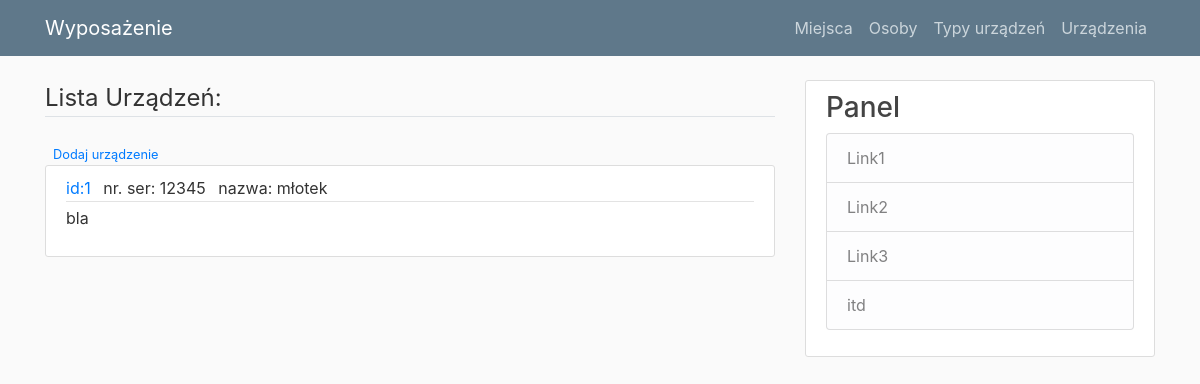
Page /home on the earlier database version.
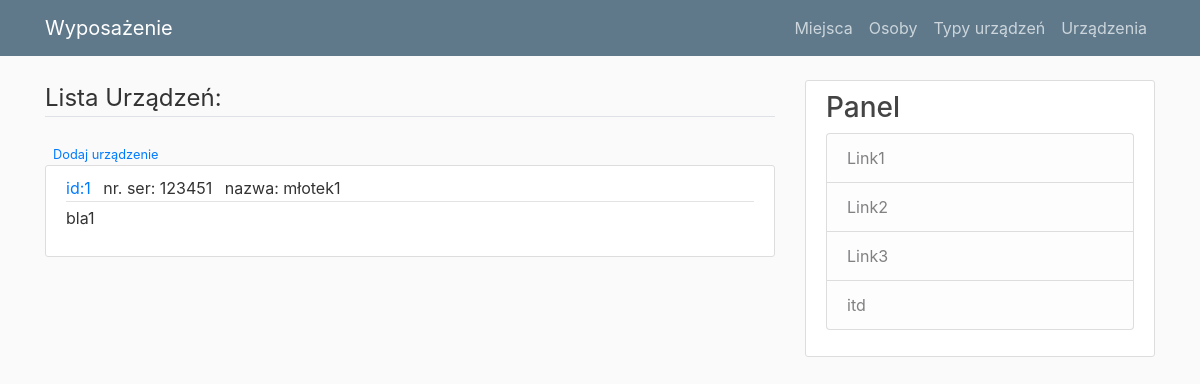
Same page on the later database version.
### wyposazenie/models.py (models this page shows)
class Urzadzenia(db.Model):
    id_urzadzenie = db.Column(db.Integer, primary_key = True)
    nr_seryjny = db.Column(db.String(60))
    nazwa_urzadzenia = db.Column(db.String(60), unique = True)
    id_miejsce = db.Column(db.Integer, db.ForeignKey("miejsca.id_miejsce"), nullable = False)
    id_osoba = db.Column(db.Integer, db.ForeignKey("osoby.id_osoba"), nullable=False)
    opis = db.Column(db.String(150))
    id_typ_urzadzenia = db.Column(db.Integer, db.ForeignKey("typy_urzadzen.id_typ_urzadzenia"), nullable=False)

### wyposazenie/routes.py (the view)
@app.route("/")
@app.route("/home")
def home():
    urzadzenia_query = Urzadzenia.query.all()
    return render_template('pokaz_urzadzenia.html', urzadzenia=urzadzenia_query)

### wyposazenie/templates/pokaz_urzadzenia.html
{% extends "layout.html" %}
{% block content %}
<legend class="border-bottom mb-4">Lista Urządzeń:</legend>
<div>
    <small class="text muted">
        <a class="ml-2" href="{{ url_for('dodajurzadzenie') }}">Dodaj urządzenie</a>
    </small>
</div>
{% for urzadzenie in urzadzenia %}
<article class="media content-section">
    <div class="media-body">
        <div class="article-metadata">
            <a class="mr-2" href="{{ url_for('pokazurzadzenie', id_urzadzenie=urzadzenie.id_urzadzenie) }}">id:{{urzadzenie.id_urzadzenie}}</a>
            <a class="mr-2">nr. ser: {{urzadzenie.nr_seryjny}}</a>
            <a class="mr-2">nazwa: {{urzadzenie.nazwa_urzadzenia}}</a>
        </div>
        <p class="article-content">{{ urzadzenie.opis }}</p>
    </div>
</article>
{% endfor %}
{%  endblock content %}

Differences in the rows shown:
changed Urzadzenia id 1: nr_seryjny "12345" → "123451"; nazwa_urzadzenia "młotek" → "młotek1"; opis "bla" → "bla1"
